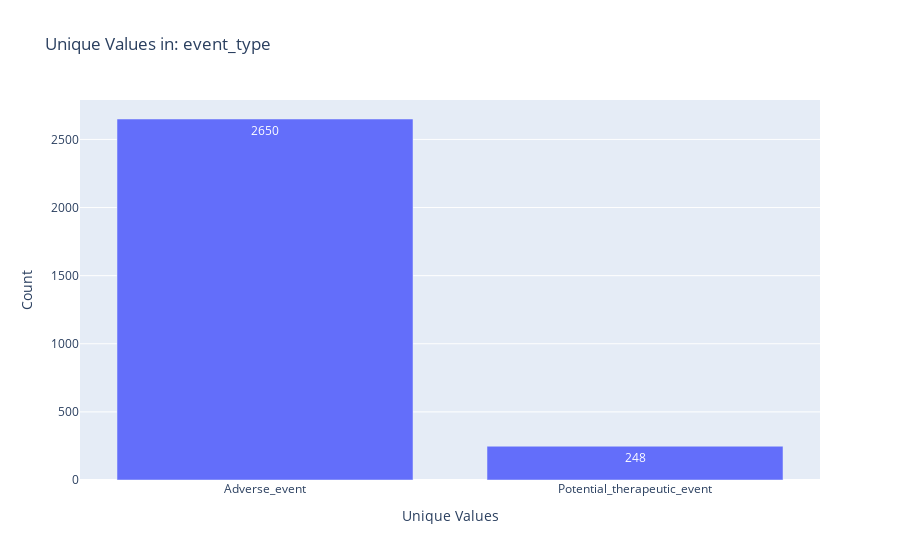

Write notebook code for a chart like this one.
### Code cell
selected_column = 'event_type'

# Count unique values in each column
unique_values = train_df[selected_column].value_counts()

# Create a bar chart using Plotly
fig = go.Figure(data=[go.Bar(x=unique_values.index, y=unique_values.values,
                            text=unique_values.values, textposition='auto')])
fig.update_layout(title=f'Unique Values in: {selected_column}',
                  xaxis_title='Unique Values', yaxis_title='Count')

### Figure 1 — Plotly figure (JSON) as saved in the notebook; plotly's stock layout.template omitted (floating-point values rounded to 4 significant figures)
{"data": [{"text": [2650, 248], "textposition": "auto", "type": "bar", "x": ["Adverse_event", "Potential_therapeutic_event"], "y": [2650, 248]}], "layout": {"title": {"text": "Unique Values in: event_type"}, "xaxis": {"title": {"text": "Unique Values"}}, "yaxis": {"title": {"text": "Count"}}}}
